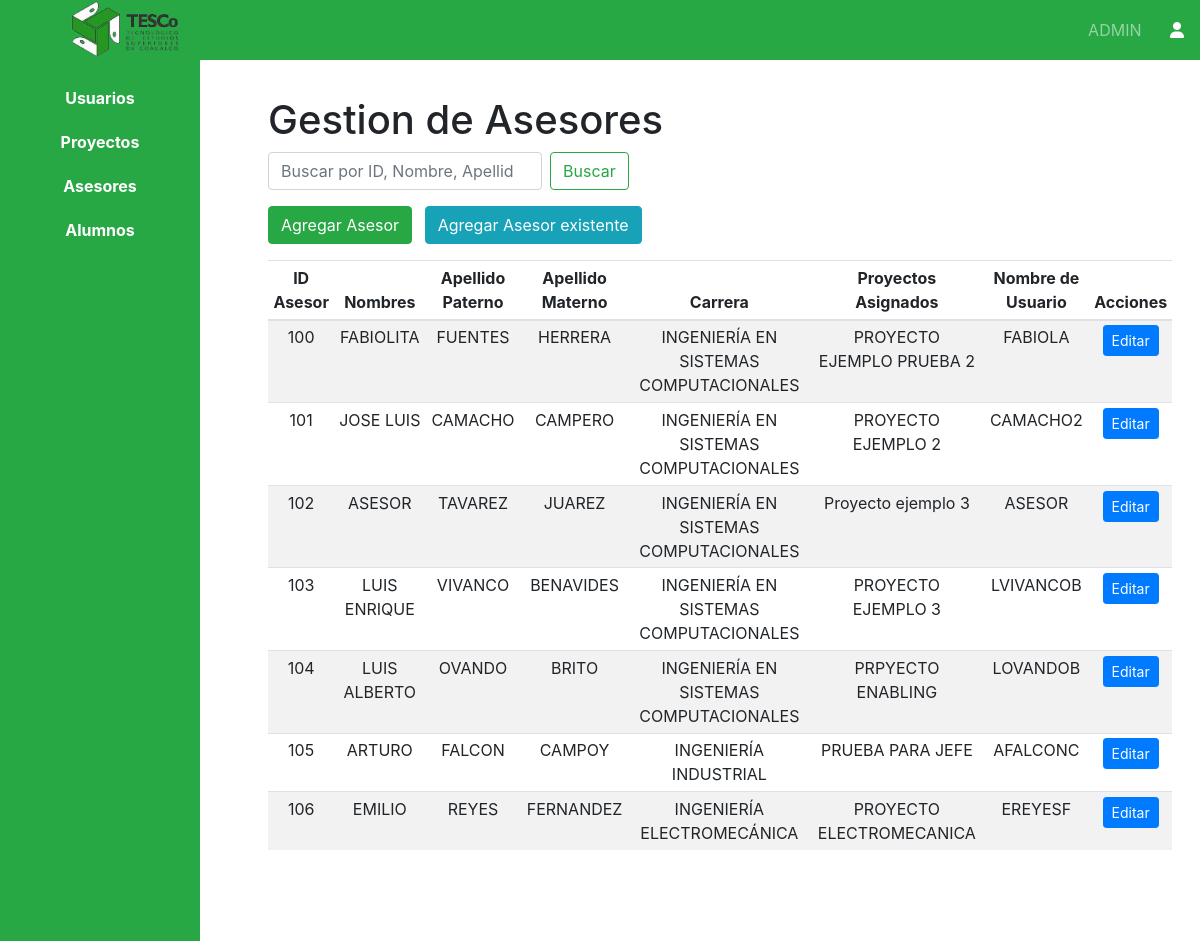
The page /views/admin/dashboardAdminAsesor.php (signed in) on the database its author committed.
### tables this page shows
CREATE TABLE IF NOT EXISTS `asesor` (
  `ID_Asesor` int NOT NULL AUTO_INCREMENT,
  `Nombres` varchar(100) NOT NULL,
  `Apellido_Paterno` varchar(100) NOT NULL,
  `Apellido_Materno` varchar(100) NOT NULL,
  `Proyecto_Asignado` int DEFAULT NULL,
  `Carrera` int DEFAULT NULL,
  `Rol` int DEFAULT NULL,
  `ID_Usuario` int DEFAULT NULL,
  PRIMARY KEY (`ID_Asesor`),
  KEY `fk_asesor_proyecto_asignado` (`Proyecto_Asignado`),
  KEY `fk_asesor_carrera` (`Carrera`),
  KEY `fk_asesor_rol` (`Rol`),
  KEY `fk_asesor_usuario` (`ID_Usuario`)
);

CREATE TABLE IF NOT EXISTS `carrera` (
  `ID_Carrera` int NOT NULL AUTO_INCREMENT,
  `Nombre_Carrera` varchar(100) NOT NULL,
  PRIMARY KEY (`ID_Carrera`)
);

CREATE TABLE IF NOT EXISTS `usuario` (
  `ID_Usuario` int NOT NULL AUTO_INCREMENT,
  `Nombre_Usuario` varchar(50) NOT NULL,
  `Contraseña` varchar(255) NOT NULL,
  `Rol` int DEFAULT NULL,
  PRIMARY KEY (`ID_Usuario`),
  KEY `fk_usuario_rol` (`Rol`)
);

### Views/Admin/dashboardAdminAsesor.php (the view, shortened to what this page needs)
<?php
include('../../includes/config.php');
?>
<!DOCTYPE html>
<html lang="es">
<head>
    <link rel="stylesheet" href="https://stackpath.bootstrapcdn.com/bootstrap/4.3.1/css/bootstrap.min.css">
    <link rel="stylesheet" href="https://cdnjs.cloudflare.com/ajax/libs/font-awesome/6.0.0-beta3/css/all.min.css">
    <link rel="stylesheet" href="<?php echo CSS_PATH; ?>docs.css">
</head>
<body>
    <?php require('../../includes/navbarAdmin.php'); ?>
    <div class="container-fluid page-dashboard bg-white">
        <div class="row">
            <div class="col-2 sidebar bg-success d-flex flex-column align-items-center p-3">
                <ul class="nav flex-column">
                    <li class="nav-item">
                        <a class="nav-link text-white text-center" href="dashboardAdmin.php">Usuarios</a>
                    </li>
                    <li class="nav-item">
                        <a class="nav-link text-white text-center" href="dashboardAdminProyectos.php">Proyectos</a>
                    </li>
                    <li class="nav-item">
                        <a class="nav-link text-white text-center" href="dashboardAdminAsesor.php">Asesores</a>
                    </li>
                    <li class="nav-item">
                        <a class="nav-link text-white text-center" href="dashboardAdminAlumnos.php">Alumnos</a>
                    </li>
                </ul>
            </div>
            <div class="col-sm-10 content bg-white p-5 my-5 text-justify">
                <h1 id="anteproyecto">Gestion de Asesores</h1>
                <form method="GET" class="form-inline mb-3">
                    <input class="form-control mr-sm-2" type="search" name="search"
                        placeholder="Buscar por ID, Nombre, Apellidos, Carrera o Proyectos" aria-label="Buscar">
                    <button class="btn btn-outline-success my-2 my-sm-0" type="submit">Buscar</button>
                </form>
                <button type="button" class="btn btn-success mb-3" data-toggle="modal" data-target="#addAsesorModal">
                    Agregar Asesor
                </button>
                <button type="button" class="btn btn-info mb-3 ml-2" data-toggle="modal"
                    data-target="#assignExistingAsesorModal">
                    Agregar Asesor existente
                </button>
                <div class="table-responsive">
                    <table class="table table-striped table-sm text-center">
                        <thead>
                            <tr>
                                <th>ID Asesor</th>
                                <th>Nombres</th>
                                <th>Apellido Paterno</th>
                                <th>Apellido Materno</th>
                                <th>Carrera</th>
                                <th>Proyectos Asignados</th>
                                <th>Nombre de Usuario</th>
                                <th>Acciones</th>
                            </tr>
                        </thead>
                        <tbody>
                            <?php
                            $query = "
                                SELECT asesor.ID_Asesor, asesor.Nombres, asesor.Apellido_Paterno, asesor.Apellido_Materno,
                                       carrera.Nombre_Carrera,
                                       GROUP_CONCAT(proyecto.Nombre_Proyecto SEPARATOR ', ') AS Proyectos,
                                       usuario.Nombre_Usuario
                                FROM asesor
                                LEFT JOIN carrera ON asesor.Carrera = carrera.ID_Carrera
                                LEFT JOIN proyecto ON asesor.ID_Asesor = proyecto.Asesor
                                LEFT JOIN usuario ON asesor.ID_Usuario = usuario.ID_Usuario
                                GROUP BY asesor.ID_Asesor
                                ORDER BY asesor.ID_Asesor ASC";
                            $result = $connection->query($query);
                            while ($row = $result->fetch_assoc()) {
                                if (!empty($row['Proyectos']) && is_string($row['Proyectos'])) {
                                    $proyectos = explode(", ", $row['Proyectos']);
                                } else {
                                    $proyectos = [];
                                }
                                echo "<tr>";
                                echo "<td class='asesor-id'>" . htmlspecialchars($row['ID_Asesor']) . "</td>";
                                echo "<td>" . htmlspecialchars($row['Nombres']) . "</td>";
                                echo "<td>" . htmlspecialchars($row['Apellido_Paterno']) . "</td>";
                                echo "<td>" . htmlspecialchars($row['Apellido_Materno']) . "</td>";
                                echo "<td>" . htmlspecialchars($row['Nombre_Carrera'] ?? 'Sin Carrera') . "</td>";
                                if (count($proyectos) > 1) {
                                    echo "<td><select class='form-control'><option value=''>Seleccionar Proyecto</option>";
                                    foreach ($proyectos as $proyecto) {
                                        echo "<option value='" . htmlspecialchars($proyecto) . "'>" . htmlspecialchars($proyecto) . "</option>";
                                    }
                                    echo "</select></td>";
                                } else {
                                    echo "<td>" . htmlspecialchars($proyectos[0] ?? 'Sin Proyecto') . "</td>";
                                }
                                echo "<td>" . htmlspecialchars($row['Nombre_Usuario']) . "</td>";
                                echo "<td><button type='button' class='btn btn-primary btn-sm edit-btn' data-toggle='modal' data-target='#editAsesorModal'>Editar</button></td>";
                                echo "</tr>";
                            }
                            ?>
                        </tbody>
                    </table>
                </div>
            </div>
        </div>
    </div>
</body>
</html>

### Assets/CSS/docs.css (style rules this page uses)
html { scroll-behavior: smooth; }
.page-dashboard .sidebar { position: fixed; top: 60px; bottom: 0; left: 0; width: 220px; background-color: #28a745; padding-top: 20px; color: white; z-index: 1000; padding-left: 0; padding-right: 0; margin-right: 0; }
.page-dashboard .content { margin-left: 220px; padding: 20px; background-color: #ffffff; width: calc(100% - 220px); margin-right: 0; padding-left: 0; }
.sidebar .nav-link { color: white; font-weight: bold; padding: 10px; }

### rows shown on the page
asesor: ID_Asesor "100", Nombres "FABIOLITA", Apellido_Paterno "FUENTES", Apellido_Materno "HERRERA", carrera.Nombre_Carrera "INGENIERÍA EN SISTEMAS COMPUTACIONALES", proyectos "PROYECTO EJEMPLO PRUEBA 2", ID_Usuario.Nombre_Usuario "FABIOLA"
asesor: ID_Asesor "101", Nombres "JOSE LUIS", Apellido_Paterno "CAMACHO", Apellido_Materno "CAMPERO", carrera.Nombre_Carrera "INGENIERÍA EN SISTEMAS COMPUTACIONALES", proyectos "PROYECTO EJEMPLO 2", ID_Usuario.Nombre_Usuario "CAMACHO2"
asesor: ID_Asesor "102", Nombres "ASESOR", Apellido_Paterno "TAVAREZ", Apellido_Materno "JUAREZ", carrera.Nombre_Carrera "INGENIERÍA EN SISTEMAS COMPUTACIONALES", proyectos "Proyecto ejemplo 3", ID_Usuario.Nombre_Usuario "ASESOR"
asesor: ID_Asesor "103", Nombres "LUIS ENRIQUE", Apellido_Paterno "VIVANCO", Apellido_Materno "BENAVIDES", carrera.Nombre_Carrera "INGENIERÍA EN SISTEMAS COMPUTACIONALES", proyectos "PROYECTO EJEMPLO 3", ID_Usuario.Nombre_Usuario "LVIVANCOB"
asesor: ID_Asesor "104", Nombres "LUIS ALBERTO", Apellido_Paterno "OVANDO", Apellido_Materno "BRITO", carrera.Nombre_Carrera "INGENIERÍA EN SISTEMAS COMPUTACIONALES", proyectos "PRPYECTO ENABLING", ID_Usuario.Nombre_Usuario "LOVANDOB"
asesor: ID_Asesor "105", Nombres "ARTURO", Apellido_Paterno "FALCON", Apellido_Materno "CAMPOY", carrera.Nombre_Carrera "INGENIERÍA INDUSTRIAL", proyectos "PRUEBA PARA JEFE", ID_Usuario.Nombre_Usuario "AFALCONC"
asesor: ID_Asesor "106", Nombres "EMILIO", Apellido_Paterno "REYES", Apellido_Materno "FERNANDEZ", carrera.Nombre_Carrera "INGENIERÍA ELECTROMECÁNICA", proyectos "PROYECTO ELECTROMECANICA", ID_Usuario.Nombre_Usuario "EREYESF"

### other values the page prints
$_SESSION['username'] "ADMIN"
